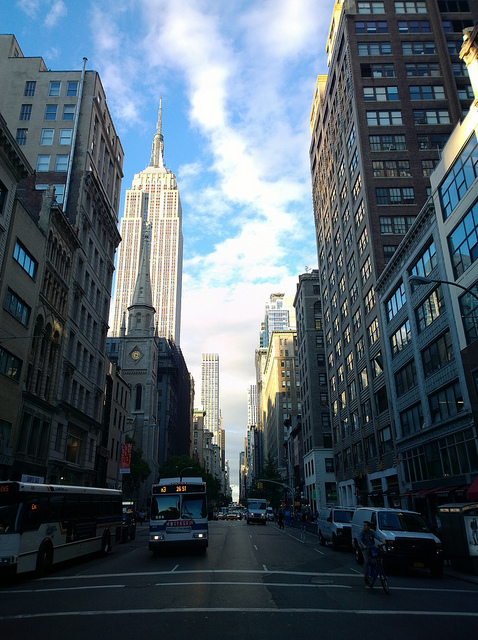
#> input picture low_light_enhancement/images/city.jpg, 478 x 640 px, found by its file name
$ jupyter execute msrcr_test_1.ipynb   (older library calls are emulated)
#> lines starting #> are read from the running program, lines starting #| are printed output that depends on the picture; long printed decimals are rounded
#> further down, img is the input picture: shape (640, 478, 3); mean B, G, R 103.2, 93.1, 79.3
[cell 1]
import numpy as np
import cv2
import matplotlib.pyplot as plt
from skimage.color import rgb2lab, deltaE_ciede94
from skimage import io
from skimage.metrics import structural_similarity as ssim
from skimage.metrics import peak_signal_noise_ratio as psnr

[cell 2]
# functions
def get_ksize(sigma):
    ksize = int(round((sigma - 0.8) / 0.15 + 2))
    return ksize

def get_gaussian_blur(img, ksize=0, sigma=5):
    if ksize == 0:
        ksize = get_ksize(sigma)
    ksize = ksize if ksize % 2 != 0 else ksize + 1
    return cv2.GaussianBlur(img, (ksize, ksize), sigma)

def ssr(img, sigma):

    # Normalize the image to the range [0, 1] and convert to float32 for precision.
    img = img.astype('float32') / 255

    # Apply Gaussian blur to the image.
    blurred = get_gaussian_blur(img, sigma=sigma)

    # Compute the SSR by taking the logarithmic difference.
    ssr_image= np.log10(img + 1e-6) - np.log10(blurred + 1e-6)

    return ssr_image

def msr(image, sigma_scales=[15, 125, 250]):

    # Initialize an accumulator image with the same shape and type as the input image
    accumulator = np.zeros_like(image, dtype=np.float32)

    # Accumulate SSR (Single Scale Retinex) processed images for each sigma scale
    for sigma in sigma_scales:
        processed_image = ssr(image, sigma)
        accumulator += processed_image.astype(np.float32)
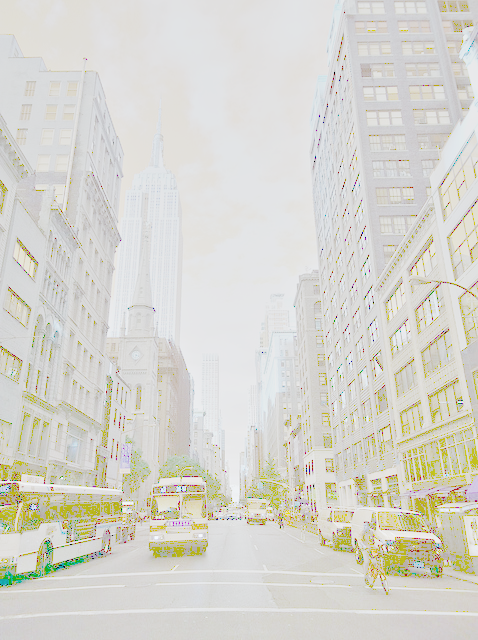
#> accumulator: shape (640, 478, 3) float32; mean of channels 0, 1, 2 -1.06, -0.516, -0.434; drawn with min black and max white

    # Average the accumulated images
    averaged_image = accumulator / len(sigma_scales)

    # Normalize the averaged image to the 0-255 range and convert to 8-bit unsigned integer
    msr_img = cv2.normalize(averaged_image, None, 0, 255, cv2.NORM_MINMAX, dtype=cv2.CV_8UC3)

    return msr_img

[cell 3]
def color_balance(image, low_percentile, high_percentile):
    # Calculate the number of pixels for the low and high thresholds
    total_pixels = image.shape[0] * image.shape[1]
    low_threshold_count = total_pixels * low_percentile / 100
    high_threshold_count = total_pixels * (100 - high_percentile) / 100

    # Split the image into channels or treat as a single channel for grayscale
    channels = cv2.split(image) if len(image.shape) == 3 else [image]

    adjusted_channels = []
    for channel in channels:
        # Calculate the cumulative histogram
        channel_hist = cv2.calcHist([channel], [0], None, [256], [0, 256])
        cum_hist = np.cumsum(channel_hist)

        # Determine the intensity values for the specified percentiles
        lower_bound, upper_bound = np.searchsorted(cum_hist, [low_threshold_count, high_threshold_count])

        # Create a lookup table to adjust pixel values
        lookup_table = np.interp(np.arange(256), [0, lower_bound, upper_bound, 255], [0, 0, 255, 255]).astype('uint8')

        # Apply the lookup table to adjust the channel
        adjusted_channel = cv2.LUT(channel, lookup_table)
        adjusted_channels.append(adjusted_channel)

    # Merge adjusted channels back into an image
    return cv2.merge(adjusted_channels) if len(adjusted_channels) > 1 else adjusted_channels[0]


def msrcr(img, sigma_scales=[15, 125, 250], alpha=125, beta=46, G=192, b=-30, low_percentile=2, high_percentile=1):
    """
    Apply Multi-Scale Retinex with Color Restoration (MSRCR) to an image.

    Parameters:
    - img: Input image as a NumPy array.
    - sigma_scales: List of standard deviations for Gaussian blur in MSR.
    - alpha: Gain control for logarithmic nonlinearity in color restoration. (contrast)
    - beta: Offset control for logarithmic nonlinearity in color restoration.(brightness and contrast)
    - G: Gain factor for the final image. (brightness and contrast)
    - b: Offset for the final image. (brightness)
    - low_percentile: Lower percentile for color balance. (reduce shadow noise)
    - high_percentile: Higher percentile for color balance. (prevent clipping)

    Returns:
    - msrcr_img: Image after applying MSRCR.
    """
#> called with alpha = 125, beta = 46, G = 192, b = -30, low_percentile = 2, high_percentile = 1
    # Convert image to float64 for precision and add 1 to avoid log(0).
    img = img.astype(np.float64) + 1.0

    # Apply Multi-Scale Retinex (MSR).
    msr_img = msr(img, sigma_scales)

    # Compute Color Restoration Function (CRF).
    crf = beta * (np.log10(alpha * img) - np.log10(np.sum(img, axis=2, keepdims=True)))

    # Apply gain factor and offset, then normalize the MSRCR image.
    msrcr_img = G * (msr_img * crf - b)
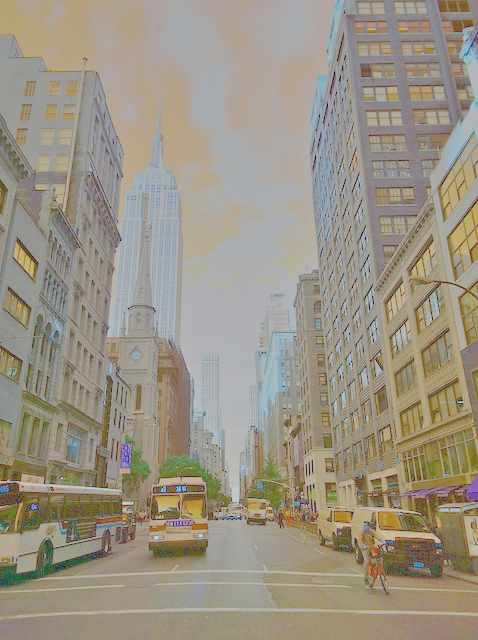
#> msrcr_img: shape (640, 478, 3) float64; mean of channels 0, 1, 2 2185436.3, 2437996.9, 2560516.2; drawn with min black and max white
    msrcr_img = cv2.normalize(msrcr_img, None, 0, 255, cv2.NORM_MINMAX, dtype=cv2.CV_8UC3)

    # Apply color balance to the MSRCR image.
    msrcr_img = color_balance(msrcr_img, low_percentile, high_percentile)
#> the loop in color_balance, `for channel in channels:` made 3 passes
#> (lower_bound, upper_bound) on passes 1 to 3: (30, 189), (82, 185), (101, 189)
#> pass 1, in color_balance, `adjusted_channel = cv2.LUT(channel, lookup_table)`:
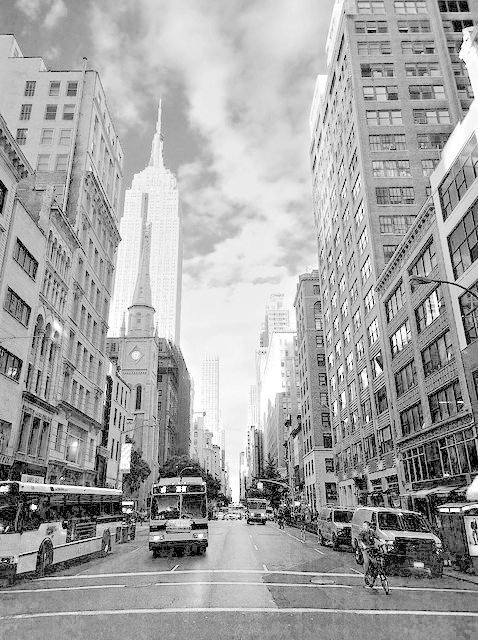
#> adjusted_channel: shape (640, 478); min 0, max 255, mean 165
#> after the loop in color_balance, `for channel in channels:`: adjusted_channels = 3 items

    return msrcr_img

[cell 4]
# [10 lines of commented-out code are left out]

def msrcp(img, sigma_scales=[15, 125, 250], low_percentile=1, high_percentile=1):

    # Calculate the intensity image by averaging the color channels.
#> called with low_percentile = 1, high_percentile = 1
    intensity_image = np.mean(img, axis=2) + 1.0  # Simplified averaging

    # Enhance contrast using Multi-Scale Retinex on the intensity image.
    msr_intensity = msr(intensity_image, sigma_scales)
#> after the loop in msr (call 3), `for sigma in sigma_scales:`:
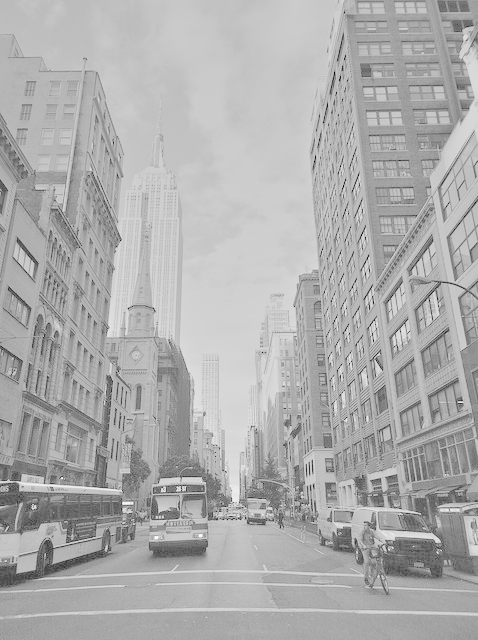
#> accumulator: shape (640, 478) float32; min -6.4, max 2.32, mean -0.444; drawn with min black and max white

    # Adjust color balance based on specified percentiles.
    color_balanced_intensity = color_balance(msr_intensity, low_percentile, high_percentile)
#> in color_balance (call 2), `channels = cv2.split(image) if len(image.shape) == 3 else [image]`: channels = 1 item
#> the loop in color_balance (call 2), `for channel in channels:` made 1 pass
#> (lower_bound, upper_bound) on pass 1: (87, 217)
#> pass 1, in color_balance (call 2), `adjusted_channel = cv2.LUT(channel, lookup_table)`:
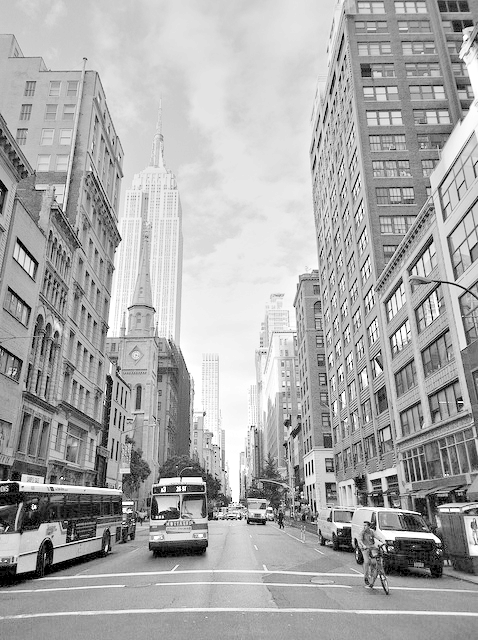
#> adjusted_channel: shape (640, 478); min 0, max 255, mean 170.8

    # Compute scaling factor to avoid overflow, adjusted for each pixel.
    scaling_factor = 256.0 / (np.max(img, axis=2) + 1.0)

    # Calculate the adjustment ratio for color balancing.
    adjustment_ratio = color_balanced_intensity / intensity_image

    # Determine the minimum scaling factor to maintain value range.
    min_scaling_factor = np.minimum(scaling_factor, adjustment_ratio)

    # Apply the minimum scaling factor, ensuring pixel values are within [0, 255].
    adjusted_img = np.clip(img * min_scaling_factor[:, :, np.newaxis], 0, 255)
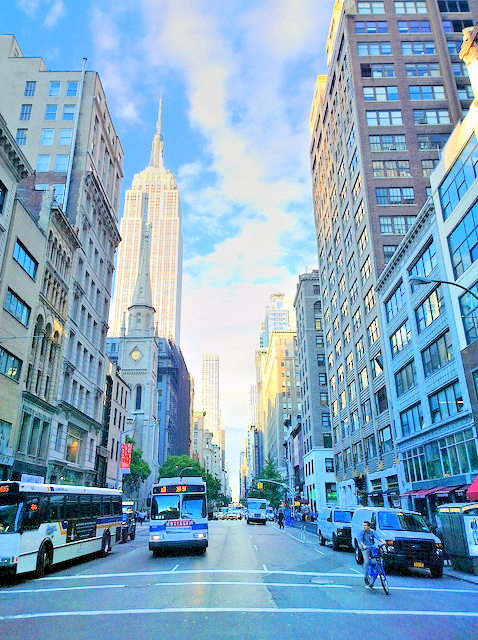
#> adjusted_img: shape (640, 478, 3) float64; mean R, G, B 132.4, 168.2, 193.7

    return adjusted_img.astype(np.uint8)
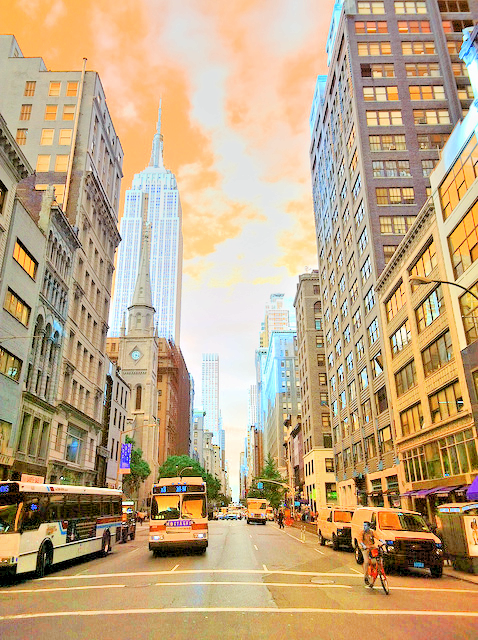
#> returned value: shape (640, 478, 3); mean of channels 0, 1, 2 132, 167.7, 193.2; drawn as B, G, R

[cell 5]
# Load the image
image_path = '/home/eaguiraud/Documents/34269_computer_imaging_and_spectroscopy/low_light_enhancement/images/city.jpg'

# image_path = '/home/eaguiraud/Documents/34269_computer_imaging_and_spectroscopy/low_light_enhancement/images/dark_img_1.png'
# image_path = '/home/eaguiraud/Documents/34269_computer_imaging_and_spectroscopy/low_light_enhancement/images/bikeman.jpg'
img = cv2.imread(image_path, cv2.IMREAD_COLOR)
img = cv2.cvtColor(img, cv2.COLOR_BGR2RGB)  # Convert to RGB for correct color display

[cell 6]
# Apply MSR
msr_img = msr(img)

[cell 7]
# Plotting
plt.figure(figsize=(12, 6))

plt.subplot(1, 2, 1)
plt.imshow(img)
plt.title('Original Image')

plt.subplot(1, 2, 2)
plt.imshow(msr_img)
plt.title('MSR Processed Image')

plt.show()

[cell 8]
# Apply MSRCR
msrcr_img = msrcr(img)

[cell 9]
# Display the results
plt.figure(figsize=(12, 6))
plt.subplot(1, 2, 1)
plt.imshow(img)
plt.title('Original Image')
plt.subplot(1, 2, 2)
plt.imshow(msrcr_img)
plt.title('MSRCR Processed Image')
plt.show()

[cell 10]
# Apply MSRCP
msrcp_img = msrcp(img)

[cell 11]
# Display the results
plt.figure(figsize=(12, 6))
plt.subplot(1, 2, 1)
plt.imshow(img)
plt.title('Original Image')
plt.subplot(1, 2, 2)
plt.imshow(msrcp_img)
plt.title('MSRCP Processed Image')
plt.show()

[cell 12]
im_orgLAB = rgb2lab(img)
#> im_orgLAB: shape (640, 478, 3) float64; mean of channels 0, 1, 2 36.8, -2, -7.1
eval_ssim = deltaE_ciede94(im_orgLAB, im_orgLAB)
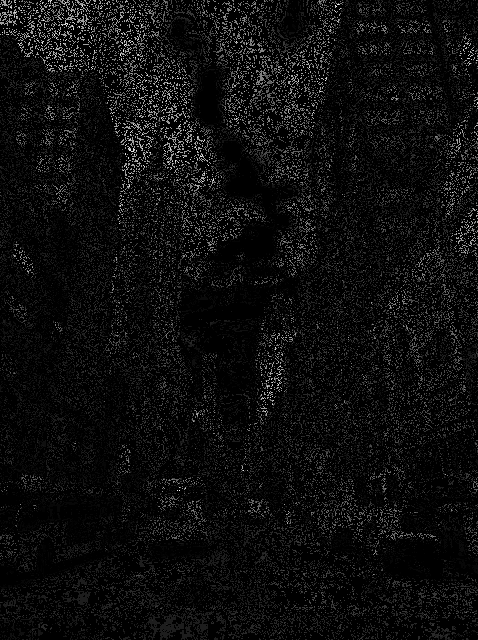
#> eval_ssim: shape (640, 478) float64; min 0, max 6.83e-07, mean 3.61e-08; drawn with min black and max white
np.mean(eval_ssim)
#> Out = 3.61e-08

[cell 13]
# ideal_SSIM= 0
# ideal_PSNR = higher value
# Delta_E94 <= 1.0: Not perceptible by the human eye
# 1-2: Perceptible through close observation
# Delta_E94 1-2: Perceptible through close observation
# Delta_E94 2-10: Perceptible at a glance
# Delta_E94 11-49: Colors are more similar than the opposite
# Delta_E94 100: Colors are exactly the opposite
eval_ssim = ssim(img, msr_img, data_range = msr_img.max() - msr_img.min(), win_size = 3)
#> eval_ssim = 0.238
eval_psnr = psnr(img, msr_img)
#> eval_psnr = 5.12
im_orgLAB = rgb2lab(img)
im_enhLAB = rgb2lab(msr_img)
#> im_enhLAB: shape (640, 478, 3) float64; mean of channels 0, 1, 2 85.4, -1.5, -1.1
eval_coldif = deltaE_ciede94(im_orgLAB, im_enhLAB)

print("SSIM result:\t" + str(eval_ssim) + "\nPSNR result:\t" + str(eval_psnr) + "\nDelta_E average result:\t" + str(np.mean(eval_coldif)))
#| SSIM result:	0.2378
#| PSNR result:	5.125
#| Delta_E average result:	51.401

plt.figure()
io.imshow(np.uint8(np.round(eval_coldif)))
plt.axis("off")
plt.title("Delta E as an image")
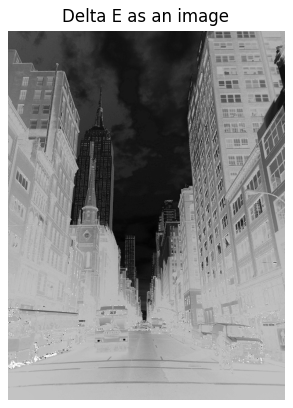
#> figure drawn by matplotlib, 1 panel

[cell 14]
eval_ssim = ssim(img, msrcr_img, data_range = msrcr_img.max() - msrcr_img.min(), win_size = 3)
#> eval_ssim = 0.304
eval_psnr = psnr(img, msrcr_img)
#> eval_psnr = 8.98
im_orgLAB = rgb2lab(img)
im_enhLAB = rgb2lab(msrcr_img)
#> im_enhLAB: shape (640, 478, 3) float64; mean of channels 0, 1, 2 67.2, 0.8, 3.4
eval_coldif = deltaE_ciede94(im_orgLAB, im_enhLAB)
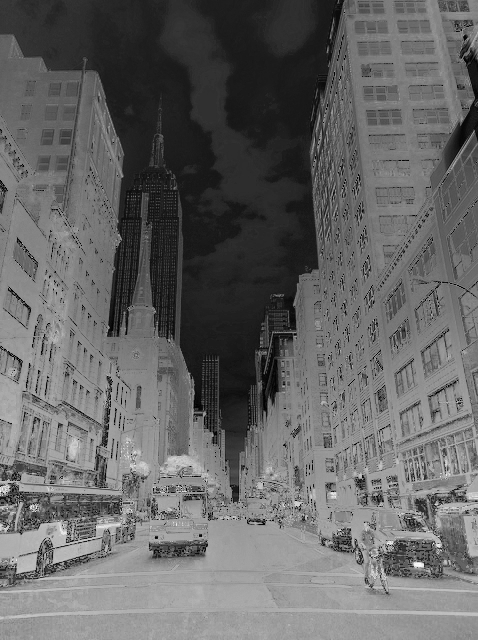
#> eval_coldif: shape (640, 478) float64; min 0, max 90.84, mean 36.3; drawn with min black and max white

print("SSIM result:\t" + str(eval_ssim) + "\nPSNR result:\t" + str(eval_psnr) + "\nDelta_E average result:\t" + str(np.mean(eval_coldif)))
#| SSIM result:	0.3045
#| PSNR result:	8.982
#| Delta_E average result:	36.277

plt.figure()
io.imshow(np.uint8(np.round(eval_coldif)))
plt.axis("off")
plt.title("Delta E as an image")

[cell 15]
eval_ssim = ssim(img, msrcp_img, data_range = msrcp_img.max() - msrcp_img.min(), win_size = 3)
#> eval_ssim = 0.514
eval_psnr = psnr(img, msrcp_img)
#> eval_psnr = 8.89
im_orgLAB = rgb2lab(img)
im_enhLAB = rgb2lab(msrcp_img)
eval_coldif = deltaE_ciede94(im_orgLAB, im_enhLAB)

print("SSIM result:\t" + str(eval_ssim) + "\nPSNR result:\t" + str(eval_psnr) + "\nDelta_E average result:\t" + str(np.mean(eval_coldif)))
#| SSIM result:	0.5141
#| PSNR result:	8.886
#| Delta_E average result:	32.731

plt.figure()
io.imshow(np.uint8(np.round(eval_coldif)))
plt.axis("off")
plt.title("Delta E as an image")

$ run again, with low_light_enhancement/images/bikeman.jpg copied over low_light_enhancement/images/city.jpg
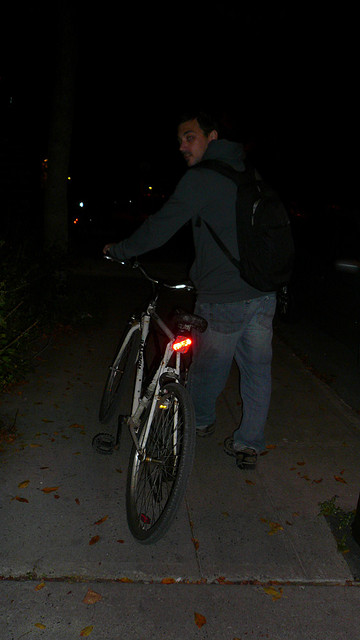
#> input picture low_light_enhancement/images/bikeman.jpg, 360 x 640 px, found by its file name
#> img is the input picture: shape (640, 360, 3); mean B, G, R 19.8, 22.2, 23.1
#> the loop in color_balance, `for channel in channels:` made 3 passes
#> (lower_bound, upper_bound) on passes 1 to 3: (61, 165), (61, 155), (44, 155)
#> after the loop in color_balance, `for channel in channels:`: adjusted_channels = 3 items
#> after the loop in msr (call 3), `for sigma in sigma_scales:`:
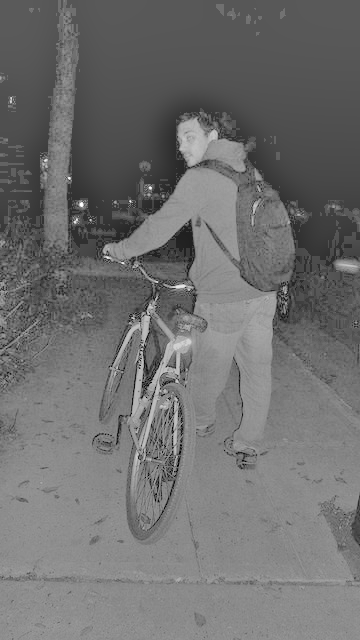
#> accumulator: shape (640, 360) float32; min -4.65, max 4.32, mean -0.718; drawn with min black and max white
#> averaged_image: shape (640, 360) float32
#> msr_img: shape (640, 360)
#> the loop in color_balance (call 2), `for channel in channels:` made 1 pass
#> (lower_bound, upper_bound) on pass 1: (46, 174)
#> im_orgLAB: shape (640, 360, 3) float64; mean of channels 0, 1, 2 8.8, 0, 1.5
#> Out = 1.13e-08
#> `eval_ssim = ssim(img, msr_img, data_range = msr_img.max() - msr_img.mi..`: eval_ssim = 0.166
#> `eval_psnr = psnr(img, msr_img)`: eval_psnr = 5.21
#| SSIM result:	0.1656
#| PSNR result:	5.212
#| Delta_E average result:	55.140
#> `eval_ssim = ssim(img, msrcr_img, data_range = msrcr_img.max() - msrcr_..`: eval_ssim = 0.0897
#> `eval_psnr = psnr(img, msrcr_img)`: eval_psnr = 6.54
#> `eval_coldif = deltaE_ciede94(im_orgLAB, im_enhLAB)`:
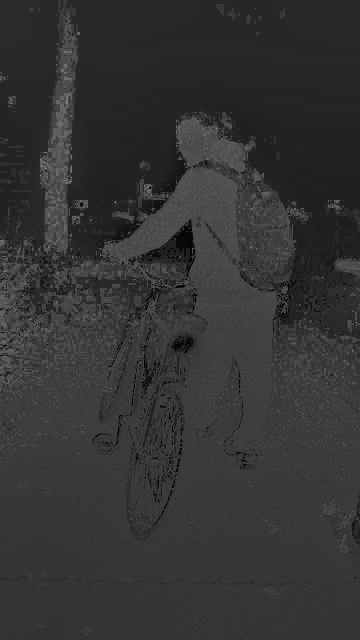
#> eval_coldif: shape (640, 360) float64; min 0, max 129.5, mean 52.5
#| SSIM result:	0.08973
#| PSNR result:	6.544
#| Delta_E average result:	52.457
#> `eval_ssim = ssim(img, msrcp_img, data_range = msrcp_img.max() - msrcp_..`: eval_ssim = 0.404
#> `eval_psnr = psnr(img, msrcp_img)`: eval_psnr = 7.66
#| SSIM result:	0.404
#| PSNR result:	7.662
#| Delta_E average result:	39.429
